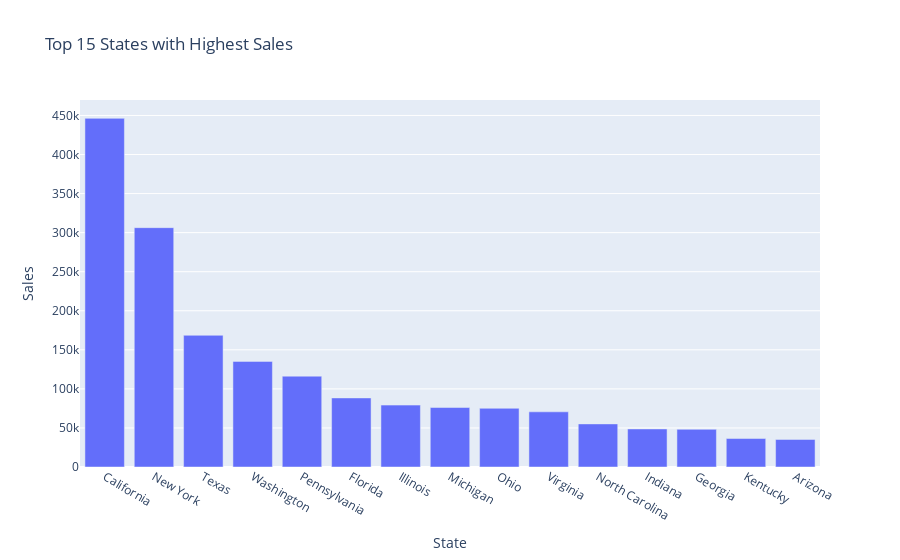

Notebook code cell kept with this figure:
### Code cell
fig = px.bar(top_states, x='State', y='Sales', title='Top 15 States with Highest Sales')
fig.show()

### Figure 1 — Plotly figure (JSON) as saved in the notebook; plotly's stock layout.template omitted (floating-point values rounded to 4 significant figures)
{"data": [{"alignmentgroup": "True", "hovertemplate": "State=%{x}<br>Sales=%{y}<extra></extra>", "legendgroup": "", "marker": {"color": "#636efa"}, "name": "", "offsetgroup": "", "orientation": "v", "showlegend": false, "textposition": "auto", "type": "bar", "x": ["California", "New York", "Texas", "Washington", "Pennsylvania", "Florida", "Illinois", "Michigan", "Ohio", "Virginia", "North Carolina", "Indiana", "Georgia", "Kentucky", "Arizona"], "xaxis": "x", "y": [446300.0, 306400.0, 168600.0, 135200.0, 116300.0, 88440.0, 79240.0, 76140.0, 75130.0, 70640.0, 55170.0, 48720.0, 48220.0, 36460.0, 35270.0], "yaxis": "y"}], "layout": {"barmode": "relative", "legend": {"tracegroupgap": 0}, "title": {"text": "Top 15 States with Highest Sales"}, "xaxis": {"anchor": "y", "domain": [0, 1], "title": {"text": "State"}}, "yaxis": {"anchor": "x", "domain": [0, 1], "title": {"text": "Sales"}}}}
